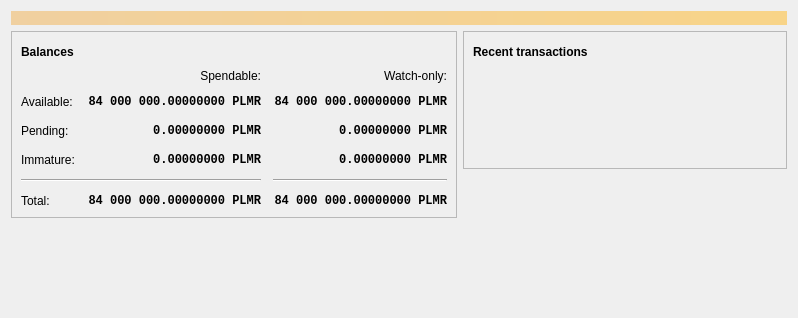
<?xml version="1.0" encoding="UTF-8"?>
<ui version="4.0">
 <class>OverviewPage</class>
 <widget class="QWidget" name="OverviewPage">
  <property name="geometry">
   <rect>
    <x>0</x>
    <y>0</y>
    <width>798</width>
    <height>318</height>
   </rect>
  </property>
  <property name="windowTitle">
   <string>Form</string>
  </property>
  <layout class="QVBoxLayout" name="topLayout">
   <item>
    <widget class="QLabel" name="labelAlerts">
     <property name="visible">
      <bool>false</bool>
     </property>
     <property name="styleSheet">
      <string notr="true">QLabel { background-color: qlineargradient(x1: 0, y1: 0, x2: 1, y2: 0, stop:0 #F0D0A0, stop:1 #F8D488); color:#000000; }</string>
     </property>
     <property name="wordWrap">
      <bool>true</bool>
     </property>
     <property name="margin">
      <number>3</number>
     </property>
     <property name="textInteractionFlags">
      <set>Qt::TextSelectableByMouse</set>
     </property>
    </widget>
   </item>
   <item>
    <layout class="QHBoxLayout" name="horizontalLayout" stretch="1,1">
     <item>
      <layout class="QVBoxLayout" name="verticalLayout_2">
       <item>
        <widget class="QFrame" name="frame">
         <property name="frameShape">
          <enum>QFrame::StyledPanel</enum>
         </property>
         <property name="frameShadow">
          <enum>QFrame::Raised</enum>
         </property>
         <layout class="QVBoxLayout" name="verticalLayout_4">
          <item>
           <layout class="QHBoxLayout" name="horizontalLayout_4">
            <item>
             <widget class="QLabel" name="label_5">
              <property name="font">
               <font>
                <weight>75</weight>
                <bold>true</bold>
               </font>
              </property>
              <property name="text">
               <string>Balances</string>
              </property>
             </widget>
            </item>
            <item>
             <widget class="QPushButton" name="labelWalletStatus">
              <property name="enabled">
               <bool>true</bool>
              </property>
              <property name="maximumSize">
               <size>
                <width>30</width>
                <height>16777215</height>
               </size>
              </property>
              <property name="toolTip">
               <string>The displayed information may be out of date. Your wallet automatically synchronizes with the Plumora network after a connection is established, but this process has not completed yet.</string>
              </property>
              <property name="text">
               <string/>
              </property>
              <property name="icon">
               <iconset resource="../bitcoin.qrc">
                <normaloff>:/icons/warning</normaloff>
                <disabledoff>:/icons/warning</disabledoff>:/icons/warning</iconset>
              </property>
              <property name="iconSize">
               <size>
                <width>24</width>
                <height>24</height>
               </size>
              </property>
              <property name="flat">
               <bool>true</bool>
              </property>
             </widget>
            </item>
            <item>
             <spacer name="horizontalSpacer_3">
              <property name="orientation">
               <enum>Qt::Horizontal</enum>
              </property>
              <property name="sizeHint" stdset="0">
               <size>
                <width>40</width>
                <height>20</height>
               </size>
              </property>
             </spacer>
            </item>
           </layout>
          </item>
          <item>
           <layout class="QGridLayout" name="gridLayout">
            <property name="spacing">
             <number>12</number>
            </property>
            <item row="2" column="2">
             <widget class="QLabel" name="labelWatchPending">
              <property name="font">
               <font>
                <family>Monospace</family>
                <weight>75</weight>
                <bold>true</bold>
               </font>
              </property>
              <property name="cursor">
               <cursorShape>IBeamCursor</cursorShape>
              </property>
              <property name="toolTip">
               <string>Unconfirmed transactions to watch-only addresses</string>
              </property>
              <property name="text">
               <string notr="true">0.00000000 PLMR</string>
              </property>
              <property name="alignment">
               <set>Qt::AlignRight|Qt::AlignTrailing|Qt::AlignVCenter</set>
              </property>
              <property name="textInteractionFlags">
               <set>Qt::LinksAccessibleByMouse|Qt::TextSelectableByKeyboard|Qt::TextSelectableByMouse</set>
              </property>
             </widget>
            </item>
            <item row="2" column="1">
             <widget class="QLabel" name="labelUnconfirmed">
              <property name="font">
               <font>
                <family>Monospace</family>
                <weight>75</weight>
                <bold>true</bold>
               </font>
              </property>
              <property name="cursor">
               <cursorShape>IBeamCursor</cursorShape>
              </property>
              <property name="toolTip">
               <string>Total of transactions that have yet to be confirmed, and do not yet count toward the spendable balance</string>
              </property>
              <property name="text">
               <string notr="true">0.00000000 PLMR</string>
              </property>
              <property name="alignment">
               <set>Qt::AlignRight|Qt::AlignTrailing|Qt::AlignVCenter</set>
              </property>
              <property name="textInteractionFlags">
               <set>Qt::LinksAccessibleByMouse|Qt::TextSelectableByKeyboard|Qt::TextSelectableByMouse</set>
              </property>
             </widget>
            </item>
            <item row="3" column="2">
             <widget class="QLabel" name="labelWatchImmature">
              <property name="font">
               <font>
                <family>Monospace</family>
                <weight>75</weight>
                <bold>true</bold>
               </font>
              </property>
              <property name="cursor">
               <cursorShape>IBeamCursor</cursorShape>
              </property>
              <property name="toolTip">
               <string>Mined balance in watch-only addresses that has not yet matured</string>
              </property>
              <property name="text">
               <string notr="true">0.00000000 PLMR</string>
              </property>
              <property name="alignment">
               <set>Qt::AlignRight|Qt::AlignTrailing|Qt::AlignVCenter</set>
              </property>
              <property name="textInteractionFlags">
               <set>Qt::LinksAccessibleByMouse|Qt::TextSelectableByKeyboard|Qt::TextSelectableByMouse</set>
              </property>
             </widget>
            </item>
            <item row="4" column="0" colspan="2">
             <widget class="Line" name="line">
              <property name="orientation">
               <enum>Qt::Horizontal</enum>
              </property>
             </widget>
            </item>
            <item row="4" column="2">
             <widget class="Line" name="lineWatchBalance">
              <property name="sizePolicy">
               <sizepolicy hsizetype="Preferred" vsizetype="Fixed">
                <horstretch>0</horstretch>
                <verstretch>0</verstretch>
               </sizepolicy>
              </property>
              <property name="minimumSize">
               <size>
                <width>140</width>
                <height>0</height>
               </size>
              </property>
              <property name="orientation">
               <enum>Qt::Horizontal</enum>
              </property>
             </widget>
            </item>
            <item row="5" column="0">
             <widget class="QLabel" name="labelTotalText">
              <property name="text">
               <string>Total:</string>
              </property>
             </widget>
            </item>
            <item row="3" column="1">
             <widget class="QLabel" name="labelImmature">
              <property name="font">
               <font>
                <family>Monospace</family>
                <weight>75</weight>
                <bold>true</bold>
               </font>
              </property>
              <property name="cursor">
               <cursorShape>IBeamCursor</cursorShape>
              </property>
              <property name="toolTip">
               <string>Mined balance that has not yet matured</string>
              </property>
              <property name="text">
               <string notr="true">0.00000000 PLMR</string>
              </property>
              <property name="alignment">
               <set>Qt::AlignRight|Qt::AlignTrailing|Qt::AlignVCenter</set>
              </property>
              <property name="textInteractionFlags">
               <set>Qt::LinksAccessibleByMouse|Qt::TextSelectableByKeyboard|Qt::TextSelectableByMouse</set>
              </property>
             </widget>
            </item>
            <item row="2" column="3">
             <spacer name="horizontalSpacer_2">
              <property name="orientation">
               <enum>Qt::Horizontal</enum>
              </property>
              <property name="sizeHint" stdset="0">
               <size>
                <width>40</width>
                <height>20</height>
               </size>
              </property>
             </spacer>
            </item>
            <item row="3" column="0">
             <widget class="QLabel" name="labelImmatureText">
              <property name="text">
               <string>Immature:</string>
              </property>
             </widget>
            </item>
            <item row="5" column="1">
             <widget class="QLabel" name="labelTotal">
              <property name="font">
               <font>
                <family>Monospace</family>
                <weight>75</weight>
                <bold>true</bold>
               </font>
              </property>
              <property name="cursor">
               <cursorShape>IBeamCursor</cursorShape>
              </property>
              <property name="toolTip">
               <string>Your current total balance</string>
              </property>
              <property name="text">
               <string notr="true">84 000 000.00000000 PLMR</string>
              </property>
              <property name="alignment">
               <set>Qt::AlignRight|Qt::AlignTrailing|Qt::AlignVCenter</set>
              </property>
              <property name="textInteractionFlags">
               <set>Qt::LinksAccessibleByMouse|Qt::TextSelectableByKeyboard|Qt::TextSelectableByMouse</set>
              </property>
             </widget>
            </item>
            <item row="5" column="2">
             <widget class="QLabel" name="labelWatchTotal">
              <property name="font">
               <font>
                <family>Monospace</family>
                <weight>75</weight>
                <bold>true</bold>
               </font>
              </property>
              <property name="cursor">
               <cursorShape>IBeamCursor</cursorShape>
              </property>
              <property name="toolTip">
               <string>Current total balance in watch-only addresses</string>
              </property>
              <property name="text">
               <string notr="true">84 000 000.00000000 PLMR</string>
              </property>
              <property name="alignment">
               <set>Qt::AlignRight|Qt::AlignTrailing|Qt::AlignVCenter</set>
              </property>
              <property name="textInteractionFlags">
               <set>Qt::LinksAccessibleByMouse|Qt::TextSelectableByKeyboard|Qt::TextSelectableByMouse</set>
              </property>
             </widget>
            </item>
            <item row="0" column="2">
             <widget class="QLabel" name="labelWatchonly">
              <property name="text">
               <string>Watch-only:</string>
              </property>
              <property name="alignment">
               <set>Qt::AlignRight|Qt::AlignTrailing|Qt::AlignVCenter</set>
              </property>
             </widget>
            </item>
            <item row="1" column="0">
             <widget class="QLabel" name="labelBalanceText">
              <property name="text">
               <string>Available:</string>
              </property>
             </widget>
            </item>
            <item row="1" column="1">
             <widget class="QLabel" name="labelBalance">
              <property name="font">
               <font>
                <family>Monospace</family>
                <weight>75</weight>
                <bold>true</bold>
               </font>
              </property>
              <property name="cursor">
               <cursorShape>IBeamCursor</cursorShape>
              </property>
              <property name="toolTip">
               <string>Your current spendable balance</string>
              </property>
              <property name="text">
               <string notr="true">84 000 000.00000000 PLMR</string>
              </property>
              <property name="alignment">
               <set>Qt::AlignRight|Qt::AlignTrailing|Qt::AlignVCenter</set>
              </property>
              <property name="textInteractionFlags">
               <set>Qt::LinksAccessibleByMouse|Qt::TextSelectableByKeyboard|Qt::TextSelectableByMouse</set>
              </property>
             </widget>
            </item>
            <item row="1" column="2">
             <widget class="QLabel" name="labelWatchAvailable">
              <property name="font">
               <font>
                <family>Monospace</family>
                <weight>75</weight>
                <bold>true</bold>
               </font>
              </property>
              <property name="cursor">
               <cursorShape>IBeamCursor</cursorShape>
              </property>
              <property name="toolTip">
               <string>Your current balance in watch-only addresses</string>
              </property>
              <property name="text">
               <string notr="true">84 000 000.00000000 PLMR</string>
              </property>
              <property name="alignment">
               <set>Qt::AlignRight|Qt::AlignTrailing|Qt::AlignVCenter</set>
              </property>
              <property name="textInteractionFlags">
               <set>Qt::LinksAccessibleByMouse|Qt::TextSelectableByKeyboard|Qt::TextSelectableByMouse</set>
              </property>
             </widget>
            </item>
            <item row="2" column="0">
             <widget class="QLabel" name="labelPendingText">
              <property name="text">
               <string>Pending:</string>
              </property>
             </widget>
            </item>
            <item row="0" column="1">
             <widget class="QLabel" name="labelSpendable">
              <property name="text">
               <string>Spendable:</string>
              </property>
              <property name="alignment">
               <set>Qt::AlignRight|Qt::AlignTrailing|Qt::AlignVCenter</set>
              </property>
             </widget>
            </item>
           </layout>
          </item>
         </layout>
        </widget>
       </item>
       <item>
        <spacer name="verticalSpacer">
         <property name="orientation">
          <enum>Qt::Vertical</enum>
         </property>
         <property name="sizeHint" stdset="0">
          <size>
           <width>20</width>
           <height>40</height>
          </size>
         </property>
        </spacer>
       </item>
      </layout>
     </item>
     <item>
      <layout class="QVBoxLayout" name="verticalLayout_3">
       <item>
        <widget class="QFrame" name="frame_2">
         <property name="frameShape">
          <enum>QFrame::StyledPanel</enum>
         </property>
         <property name="frameShadow">
          <enum>QFrame::Raised</enum>
         </property>
         <layout class="QVBoxLayout" name="verticalLayout">
          <item>
           <layout class="QHBoxLayout" name="horizontalLayout_2">
            <item>
             <widget class="QLabel" name="label_4">
              <property name="font">
               <font>
                <weight>75</weight>
                <bold>true</bold>
               </font>
              </property>
              <property name="text">
               <string>Recent transactions</string>
              </property>
             </widget>
            </item>
            <item>
             <widget class="QPushButton" name="labelTransactionsStatus">
              <property name="enabled">
               <bool>true</bool>
              </property>
              <property name="maximumSize">
               <size>
                <width>30</width>
                <height>16777215</height>
               </size>
              </property>
              <property name="toolTip">
               <string>The displayed information may be out of date. Your wallet automatically synchronizes with the Plumora network after a connection is established, but this process has not completed yet.</string>
              </property>
              <property name="text">
               <string/>
              </property>
              <property name="icon">
               <iconset resource="../bitcoin.qrc">
                <normaloff>:/icons/warning</normaloff>
                <disabledoff>:/icons/warning</disabledoff>:/icons/warning</iconset>
              </property>
              <property name="iconSize">
               <size>
                <width>24</width>
                <height>24</height>
               </size>
              </property>
              <property name="flat">
               <bool>true</bool>
              </property>
             </widget>
            </item>
            <item>
             <spacer name="horizontalSpacer">
              <property name="orientation">
               <enum>Qt::Horizontal</enum>
              </property>
              <property name="sizeHint" stdset="0">
               <size>
                <width>40</width>
                <height>20</height>
               </size>
              </property>
             </spacer>
            </item>
           </layout>
          </item>
          <item>
           <widget class="TransactionOverviewWidget" name="listTransactions">
            <property name="styleSheet">
             <string notr="true">QListView { background: transparent; }</string>
            </property>
            <property name="frameShape">
             <enum>QFrame::NoFrame</enum>
            </property>
            <property name="verticalScrollBarPolicy">
             <enum>Qt::ScrollBarAlwaysOff</enum>
            </property>
            <property name="horizontalScrollBarPolicy">
             <enum>Qt::ScrollBarAlwaysOff</enum>
            </property>
            <property name="sizeAdjustPolicy">
             <enum>QAbstractScrollArea::AdjustToContents</enum>
            </property>
            <property name="selectionMode">
             <enum>QAbstractItemView::NoSelection</enum>
            </property>
            <property name="uniformItemSizes">
             <bool>true</bool>
            </property>
           </widget>
          </item>
         </layout>
        </widget>
       </item>
       <item>
        <spacer name="verticalSpacer_2">
         <property name="orientation">
          <enum>Qt::Vertical</enum>
         </property>
         <property name="sizeHint" stdset="0">
          <size>
           <width>20</width>
           <height>40</height>
          </size>
         </property>
        </spacer>
       </item>
      </layout>
     </item>
    </layout>
   </item>
  </layout>
 </widget>
 <customwidgets>
  <customwidget>
   <class>TransactionOverviewWidget</class>
   <extends>QListView</extends>
   <header>qt/transactionoverviewwidget.h</header>
  </customwidget>
 </customwidgets>
 <resources/>
 <connections/>
</ui>
